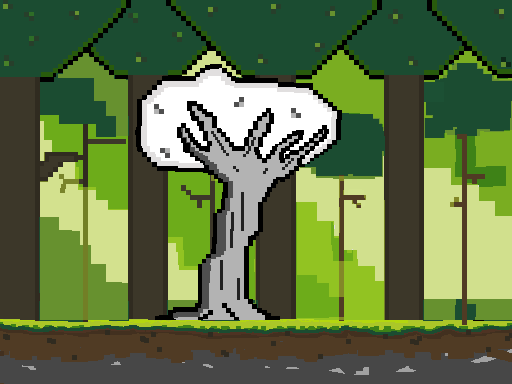

Tiled map render using the project's own tile images. Description and the whole map definition, tile-layer contents included, below:
An orthogonal 8x6 tile map with 64x64 px tiles, 3 tile layers (background, opacity layer, foreground) and 4 objects (Wizard, PlayerSpawn).

<map version="1.0" orientation="orthogonal" renderorder="right-down" width="8" height="6" tilewidth="64" tileheight="64" nextobjectid="9">
 <tileset firstgid="1" name="main" tilewidth="64" tileheight="64" tilecount="112" columns="8">
  <image source="../tilesets/scene1_tileset.png" width="512" height="896" />
 </tileset>
 <layer name="background" width="8" height="6" opacity="0.9">
  <data encoding="csv">
1,2,3,4,5,6,7,8,
9,10,11,12,13,14,15,16,
17,18,19,20,21,22,23,24,
25,26,27,28,29,30,31,32,
41,42,43,44,45,46,47,48,
49,50,51,52,53,54,55,56
</data>
 </layer>
 <layer name="opacity layer" width="8" height="6" opacity="0.47">
  <data encoding="csv">
57,58,59,60,61,62,63,64,
65,66,67,68,69,70,71,72,
73,74,75,76,77,78,79,80,
81,82,83,84,85,86,87,88,
89,90,91,92,93,94,95,96,
0,0,0,0,0,0,0,0
</data>
 </layer>
 <layer name="foreground" width="8" height="6">
  <data encoding="csv">
0,0,0,0,0,0,0,0,
0,0,97,98,99,100,0,0,
0,0,101,102,103,104,0,0,
0,0,0,105,106,0,0,0,
0,0,107,108,109,0,0,0,
0,0,0,0,0,0,0,0
</data>
 </layer>
 <objectgroup name="collisions">
  <object id="2" x="-1" y="383">
   <polyline points="0,0 1,-383 513,-383 513,1 1,1" />
  </object>
  <object id="6" x="0" y="320" width="512" height="64" />
 </objectgroup>
 <objectgroup name="entities">
  <object id="3" name="Wizard" x="456" y="296" width="21" height="22" />
 </objectgroup>
 <objectgroup name="events">
  <object id="8" name="PlayerSpawn" x="225" y="307.5" />
 </objectgroup>
</map>